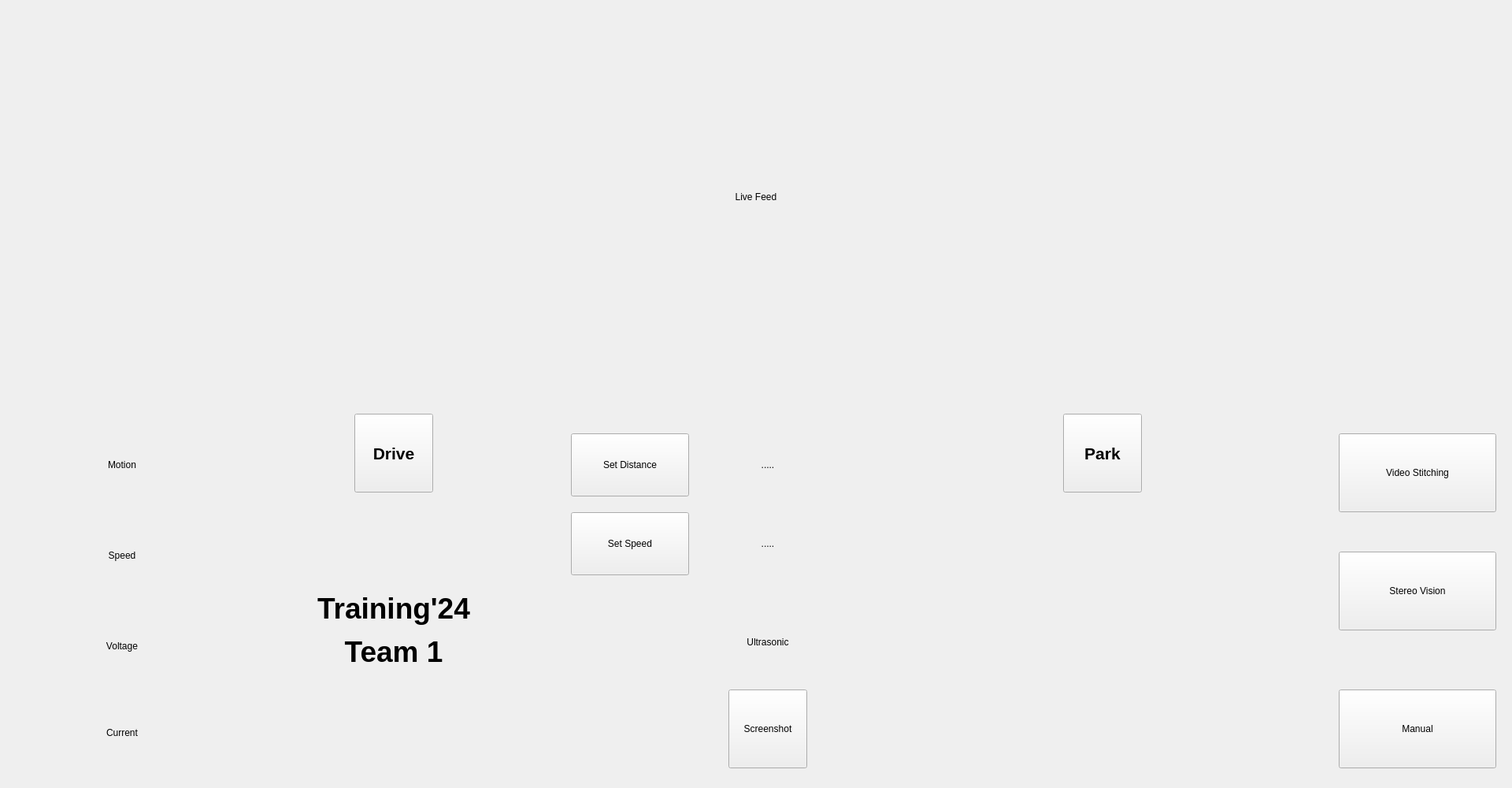
<?xml version="1.0" encoding="UTF-8"?>
<ui version="4.0">
 <class>AutoWindow</class>
 <widget class="QMainWindow" name="AutoWindow">
  <property name="geometry">
   <rect>
    <x>0</x>
    <y>0</y>
    <width>1920</width>
    <height>1000</height>
   </rect>
  </property>
  <property name="windowTitle">
   <string>MainWindow</string>
  </property>
  <widget class="QWidget" name="centralwidget">
   <widget class="QLabel" name="camera">
    <property name="geometry">
     <rect>
      <x>0</x>
      <y>0</y>
      <width>1920</width>
      <height>500</height>
     </rect>
    </property>
    <property name="text">
     <string>Live Feed</string>
    </property>
    <property name="alignment">
     <set>Qt::AlignCenter</set>
    </property>
   </widget>
   <widget class="QPushButton" name="manual_button">
    <property name="geometry">
     <rect>
      <x>1700</x>
      <y>875</y>
      <width>200</width>
      <height>100</height>
     </rect>
    </property>
    <property name="text">
     <string>Manual</string>
    </property>
   </widget>
   <widget class="QLabel" name="voltage">
    <property name="geometry">
     <rect>
      <x>80</x>
      <y>780</y>
      <width>150</width>
      <height>80</height>
     </rect>
    </property>
    <property name="text">
     <string>Voltage</string>
    </property>
    <property name="alignment">
     <set>Qt::AlignCenter</set>
    </property>
   </widget>
   <widget class="QPushButton" name="stitch_button">
    <property name="geometry">
     <rect>
      <x>1700</x>
      <y>550</y>
      <width>200</width>
      <height>100</height>
     </rect>
    </property>
    <property name="text">
     <string>Video Stitching</string>
    </property>
   </widget>
   <widget class="QPushButton" name="stereo_button">
    <property name="geometry">
     <rect>
      <x>1700</x>
      <y>700</y>
      <width>200</width>
      <height>100</height>
     </rect>
    </property>
    <property name="text">
     <string>Stereo Vision</string>
    </property>
   </widget>
   <widget class="QLabel" name="speed">
    <property name="geometry">
     <rect>
      <x>80</x>
      <y>665</y>
      <width>150</width>
      <height>80</height>
     </rect>
    </property>
    <property name="text">
     <string>Speed</string>
    </property>
    <property name="alignment">
     <set>Qt::AlignCenter</set>
    </property>
   </widget>
   <widget class="QPushButton" name="screenshot_button">
    <property name="geometry">
     <rect>
      <x>925</x>
      <y>875</y>
      <width>100</width>
      <height>100</height>
     </rect>
    </property>
    <property name="text">
     <string>Screenshot</string>
    </property>
   </widget>
   <widget class="QLabel" name="motion">
    <property name="geometry">
     <rect>
      <x>80</x>
      <y>550</y>
      <width>150</width>
      <height>80</height>
     </rect>
    </property>
    <property name="text">
     <string>Motion</string>
    </property>
    <property name="alignment">
     <set>Qt::AlignCenter</set>
    </property>
   </widget>
   <widget class="QLabel" name="current">
    <property name="geometry">
     <rect>
      <x>80</x>
      <y>890</y>
      <width>150</width>
      <height>80</height>
     </rect>
    </property>
    <property name="text">
     <string>Current</string>
    </property>
    <property name="alignment">
     <set>Qt::AlignCenter</set>
    </property>
   </widget>
   <widget class="QLabel" name="view_distance">
    <property name="geometry">
     <rect>
      <x>900</x>
      <y>550</y>
      <width>150</width>
      <height>80</height>
     </rect>
    </property>
    <property name="text">
     <string>.....</string>
    </property>
    <property name="alignment">
     <set>Qt::AlignCenter</set>
    </property>
   </widget>
   <widget class="QLabel" name="view_speed">
    <property name="geometry">
     <rect>
      <x>900</x>
      <y>650</y>
      <width>150</width>
      <height>80</height>
     </rect>
    </property>
    <property name="text">
     <string>.....</string>
    </property>
    <property name="alignment">
     <set>Qt::AlignCenter</set>
    </property>
   </widget>
   <widget class="QLabel" name="ultrasonic">
    <property name="geometry">
     <rect>
      <x>900</x>
      <y>775</y>
      <width>150</width>
      <height>80</height>
     </rect>
    </property>
    <property name="text">
     <string>Ultrasonic</string>
    </property>
    <property name="alignment">
     <set>Qt::AlignCenter</set>
    </property>
   </widget>
   <widget class="QLabel" name="motion_pic">
    <property name="geometry">
     <rect>
      <x>0</x>
      <y>550</y>
      <width>80</width>
      <height>80</height>
     </rect>
    </property>
    <property name="text">
     <string/>
    </property>
    <property name="alignment">
     <set>Qt::AlignCenter</set>
    </property>
   </widget>
   <widget class="QLabel" name="speed_pic">
    <property name="geometry">
     <rect>
      <x>0</x>
      <y>665</y>
      <width>80</width>
      <height>80</height>
     </rect>
    </property>
    <property name="text">
     <string/>
    </property>
    <property name="alignment">
     <set>Qt::AlignCenter</set>
    </property>
   </widget>
   <widget class="QLabel" name="volt_pic">
    <property name="geometry">
     <rect>
      <x>0</x>
      <y>780</y>
      <width>80</width>
      <height>80</height>
     </rect>
    </property>
    <property name="text">
     <string/>
    </property>
    <property name="alignment">
     <set>Qt::AlignCenter</set>
    </property>
   </widget>
   <widget class="QLabel" name="current_pic">
    <property name="geometry">
     <rect>
      <x>0</x>
      <y>890</y>
      <width>80</width>
      <height>80</height>
     </rect>
    </property>
    <property name="text">
     <string/>
    </property>
    <property name="alignment">
     <set>Qt::AlignCenter</set>
    </property>
   </widget>
   <widget class="QPushButton" name="set_distance">
    <property name="geometry">
     <rect>
      <x>725</x>
      <y>550</y>
      <width>150</width>
      <height>80</height>
     </rect>
    </property>
    <property name="text">
     <string>Set Distance</string>
    </property>
   </widget>
   <widget class="QPushButton" name="set_speed">
    <property name="geometry">
     <rect>
      <x>725</x>
      <y>650</y>
      <width>150</width>
      <height>80</height>
     </rect>
    </property>
    <property name="text">
     <string>Set Speed</string>
    </property>
   </widget>
   <widget class="QLabel" name="logo">
    <property name="geometry">
     <rect>
      <x>1250</x>
      <y>650</y>
      <width>280</width>
      <height>280</height>
     </rect>
    </property>
    <property name="text">
     <string/>
    </property>
    <property name="alignment">
     <set>Qt::AlignCenter</set>
    </property>
   </widget>
   <widget class="QLabel" name="caption">
    <property name="geometry">
     <rect>
      <x>350</x>
      <y>650</y>
      <width>300</width>
      <height>300</height>
     </rect>
    </property>
    <property name="font">
     <font>
      <pointsize>28</pointsize>
     </font>
    </property>
    <property name="text">
     <string>&lt;html&gt;&lt;head/&gt;&lt;body&gt;&lt;p&gt;&lt;span style=&quot; font-weight:600;&quot;&gt;Training'24&lt;/span&gt;&lt;/p&gt;&lt;p&gt;&lt;span style=&quot; font-weight:600;&quot;&gt;Team 1&lt;/span&gt;&lt;/p&gt;&lt;/body&gt;&lt;/html&gt;</string>
    </property>
    <property name="alignment">
     <set>Qt::AlignCenter</set>
    </property>
   </widget>
   <widget class="QPushButton" name="Drive">
    <property name="geometry">
     <rect>
      <x>450</x>
      <y>525</y>
      <width>100</width>
      <height>100</height>
     </rect>
    </property>
    <property name="font">
     <font>
      <pointsize>16</pointsize>
      <weight>75</weight>
      <bold>true</bold>
     </font>
    </property>
    <property name="text">
     <string>Drive</string>
    </property>
   </widget>
   <widget class="QPushButton" name="Park">
    <property name="geometry">
     <rect>
      <x>1350</x>
      <y>525</y>
      <width>100</width>
      <height>100</height>
     </rect>
    </property>
    <property name="font">
     <font>
      <pointsize>16</pointsize>
      <weight>75</weight>
      <bold>true</bold>
     </font>
    </property>
    <property name="text">
     <string>Park</string>
    </property>
   </widget>
  </widget>
 </widget>
 <resources/>
 <connections/>
</ui>
